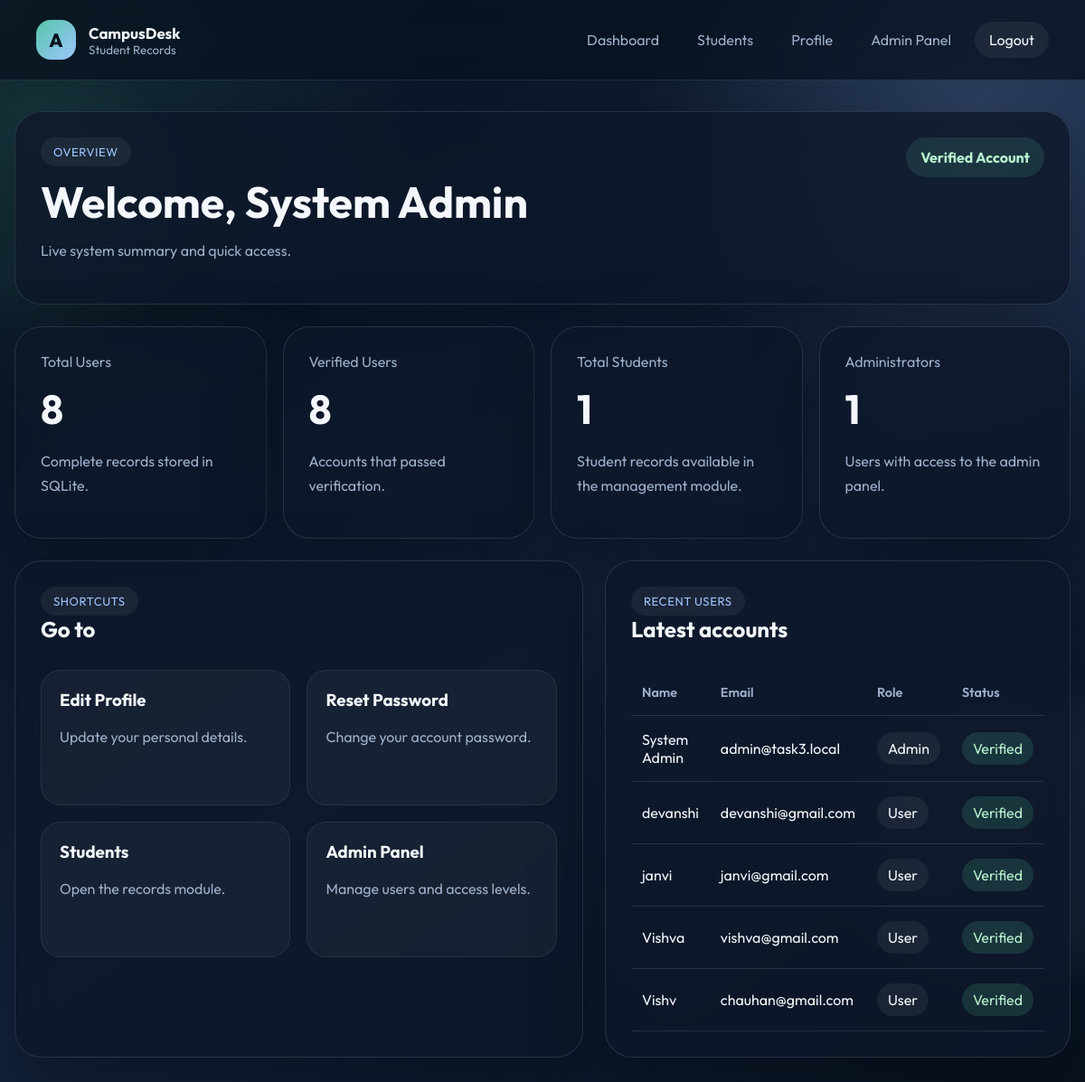
/dashboard (signed in), run on the app's committed database.
### tables this page shows
CREATE TABLE users (
        id INTEGER PRIMARY KEY AUTOINCREMENT,
        name TEXT,
        email TEXT UNIQUE,
        password TEXT,
        role TEXT DEFAULT 'user',
        is_verified BOOLEAN DEFAULT FALSE
    , created_at TEXT);

### app.py (the view)
@app.route("/dashboard")
@login_required
def dashboard():
    db = get_db()
    user_count = db.execute("SELECT COUNT(*) AS total FROM users").fetchone()["total"]
    verified_count = db.execute(
        "SELECT COUNT(*) AS total FROM users WHERE is_verified = 1"
    ).fetchone()["total"]
    student_count = db.execute("SELECT COUNT(*) AS total FROM students").fetchone()["total"]
    recent_users = db.execute(
        """
        SELECT name, email, role, is_verified, created_at
        FROM users
        ORDER BY datetime(created_at) DESC, id DESC
        LIMIT 5
        """
    ).fetchall()
    return render_template(
        "dashboard.html",
        stats={
            "user_count": user_count,
            "verified_count": verified_count,
            "student_count": student_count,
            "admin_count": db.execute(
                "SELECT COUNT(*) AS total FROM users WHERE role = 'admin'"
            ).fetchone()["total"],
        },
        recent_users=recent_users,
    )

### app.py (called while the page is built)
def get_db():
    if "db" not in g:
        g.db = sqlite3.connect(app.config["DATABASE"])
        g.db.row_factory = sqlite3.Row
    return g.db

def login_required(view):
    @wraps(view)
    def wrapped_view(*args, **kwargs):
        if "user_id" not in session:
            flash("Please log in to continue.", "warning")
            return redirect(url_for("login"))
        return view(*args, **kwargs)
    return wrapped_view

@app.before_request
def load_logged_in_user():
    g.current_user = None
    user_id = session.get("user_id")
    if user_id:
        g.current_user = get_db().execute(
            "SELECT * FROM users WHERE id = ?", (user_id,)
        ).fetchone()
        if g.current_user is None:
            session.clear()

@app.context_processor
def inject_now():
    return {"now": datetime.now()}

### templates/dashboard.html (shortened to what this page needs)
{% extends "base.html" %}
{% block content %}
<section class="dashboard-layout">
  <div class="panel hero-dashboard">
    <div>
      <span class="eyebrow">Overview</span>
      <h1>Welcome, {{ session.get("user_name") }}</h1>
      <p>Live system summary and quick access.</p>
    </div>
    <div class="status-badge {% if g.current_user.is_verified %}verified{% else %}pending{% endif %}">
      {% if g.current_user.is_verified %}Verified Account{% else %}Pending Verification{% endif %}
    </div>
  </div>
  <div class="stats-grid">
    <article class="panel stat-card">
      <span>Total Users</span>
      <strong>{{ stats.user_count }}</strong>
      <p>Complete records stored in SQLite.</p>
    </article>
    <article class="panel stat-card">
      <span>Verified Users</span>
      <strong>{{ stats.verified_count }}</strong>
      <p>Accounts that passed verification.</p>
    </article>
    <article class="panel stat-card">
      <span>Total Students</span>
      <strong>{{ stats.student_count }}</strong>
      <p>Student records available in the management module.</p>
    </article>
    <article class="panel stat-card">
      <span>Administrators</span>
      <strong>{{ stats.admin_count }}</strong>
      <p>Users with access to the admin panel.</p>
    </article>
  </div>
  <div class="dashboard-grid">
    <section class="panel">
      <div class="panel-header">
        <div>
          <span class="eyebrow">Shortcuts</span>
          <h2>Go to</h2>
        </div>
      </div>
      <div class="action-grid">
        <a href="{{ url_for('profile') }}" class="action-card">
          <h3>Edit Profile</h3>
          <p>Update your personal details.</p>
        </a>
        <a href="{{ url_for('reset') }}" class="action-card">
          <h3>Reset Password</h3>
          <p>Change your account password.</p>
        </a>
        <a href="{{ url_for('students') }}" class="action-card">
          <h3>Students</h3>
          <p>Open the records module.</p>
        </a>
        {% if session.get("role") == "admin" %}
        <a href="{{ url_for('admin') }}" class="action-card">
          <h3>Admin Panel</h3>
          <p>Manage users and access levels.</p>
        </a>
        {% endif %}
      </div>
    </section>
    <section class="panel">
      <div class="panel-header">
        <div>
          <span class="eyebrow">Recent Users</span>
          <h2>Latest accounts</h2>
        </div>
      </div>
      <div class="table-wrapper">
        <table class="data-table">
          <thead>
            <tr>
              <th>Name</th>
              <th>Email</th>
              <th>Role</th>
              <th>Status</th>
            </tr>
          </thead>
          <tbody>
            {% for user in recent_users %}
            <tr>
              <td>{{ user.name }}</td>
              <td>{{ user.email }}</td>
              <td><span class="pill">{{ user.role|capitalize }}</span></td>
              <td>
                <span class="pill {% if user.is_verified %}pill-success{% else %}pill-warning{% endif %}">
                  {% if user.is_verified %}Verified{% else %}Pending{% endif %}
                </span>
              </td>
            </tr>
            {% endfor %}
          </tbody>
        </table>
      </div>
    </section>
  </div>
</section>
{% endblock %}

### static/style.css (style rules this page uses)
:root { --bg: #09111f; --bg-soft: #111c30; --surface: rgba(13, 23, 41, 0.8); --surface-strong: #0f1b31; --surface-light: #172743; --text: #f4f7fb; --muted: #9db0ca; --line: rgba(190, 210, 237, 0.14); --primary: #55c6a9; --primary-dark: #39a88c; --secondary: #9ec5ff; --warning: #f5b85a; --danger: #ef6d72; --success: #58c894; --shadow: 0 30px 80px rgba(0, 0, 0, 0.35); }
* { box-sizing: border-box; }
body { margin: 0; min-height: 100vh; font-family: "Outfit", sans-serif; color: var(--text); background: radial-gradient(circle at top left, rgba(85, 198, 169, 0.18), transparent 28%), radial-gradient(circle at 90% 10%, rgba(158, 197, 255, 0.2), transparent 24%), linear-gradient(145deg, #07101d, #13233e 55%, #08111f); }
a { color: inherit; text-decoration: none; }
.content-wrap, .auth-layout, .dashboard-layout, .profile-layout { position: relative; z-index: 1; }
.hero-panel, .auth-card, .panel { background: var(--surface); border: 1px solid var(--line); border-radius: 30px; box-shadow: var(--shadow); backdrop-filter: blur(18px); }
.hero-panel h1, .dashboard-layout h1, .profile-card h1 { margin: 14px 0; font-size: clamp(2.2rem, 4vw, 4rem); line-height: 1.05; }
.hero-panel p, .card-head p, .panel p { color: var(--muted); line-height: 1.7; }
.eyebrow { display: inline-flex; padding: 8px 14px; border-radius: 999px; background: rgba(255, 255, 255, 0.06); color: var(--secondary); font-size: 0.82rem; letter-spacing: 0.04em; text-transform: uppercase; }
.feature-grid, .stats-grid, .action-grid { display: grid; gap: 18px; }
.feature-card, .action-card { padding: 20px; border-radius: 22px; background: rgba(255, 255, 255, 0.04); border: 1px solid rgba(255, 255, 255, 0.08); }
.feature-card h3, .action-card h3, .panel-header h2, .card-head h2 { margin: 0 0 8px; }
.dashboard-layout, .profile-layout { width: min(1180px, calc(100% - 32px)); margin: 0 auto; padding: 34px 0 48px; }
.hero-dashboard, .panel { padding: 28px; }
.hero-dashboard { display: flex; justify-content: space-between; align-items: flex-start; gap: 20px; }
.status-badge { white-space: nowrap; padding: 12px 16px; border-radius: 999px; font-weight: 700; }
.status-badge.verified { background: rgba(88, 200, 148, 0.14); color: #b8f2cf; }
.stats-grid { grid-template-columns: repeat(4, 1fr); margin: 24px 0; }
.stat-card span { display: block; color: var(--muted); }
.stat-card strong { display: block; margin: 14px 0 8px; font-size: 2.8rem; }
.dashboard-grid, .profile-layout { display: grid; grid-template-columns: 1.1fr 0.9fr; gap: 24px; }
.panel-header, .admin-header { display: flex; justify-content: space-between; align-items: flex-start; gap: 18px; margin-bottom: 22px; }
.table-wrapper { overflow-x: auto; }
.data-table { width: 100%; border-collapse: collapse; }
.data-table th, .data-table td { padding: 16px 12px; border-bottom: 1px solid var(--line); text-align: left; }
.data-table th { color: var(--muted); font-size: 0.9rem; font-weight: 600; }
.pill { display: inline-flex; padding: 8px 12px; border-radius: 999px; background: rgba(255, 255, 255, 0.06); }
.pill-success { background: rgba(88, 200, 148, 0.16); color: #b8f2cf; }
.action-grid { grid-template-columns: repeat(auto-fit, minmax(180px, 1fr)); }
.action-card { min-height: 150px; transition: transform 0.2s ease, border-color 0.2s ease; }

### data on the page
users: get "System Admin", name "System Admin", email "admin@task3.local", role "Admin", is_verified "Verified"
users: name "devanshi", email "devanshi@gmail.com", role "User", is_verified "Verified"
users: name "janvi", email "janvi@gmail.com", role "User", is_verified "Verified"
users: name "Vishva", email "vishva@gmail.com", role "User", is_verified "Verified"
users: name "Vishv", email "chauhan@gmail.com", role "User", is_verified "Verified"

### other printed values
{{ stats.user_count }} "8"
{{ stats.verified_count }} "8"
{{ stats.student_count }} "1"
{{ stats.admin_count }} "1"
